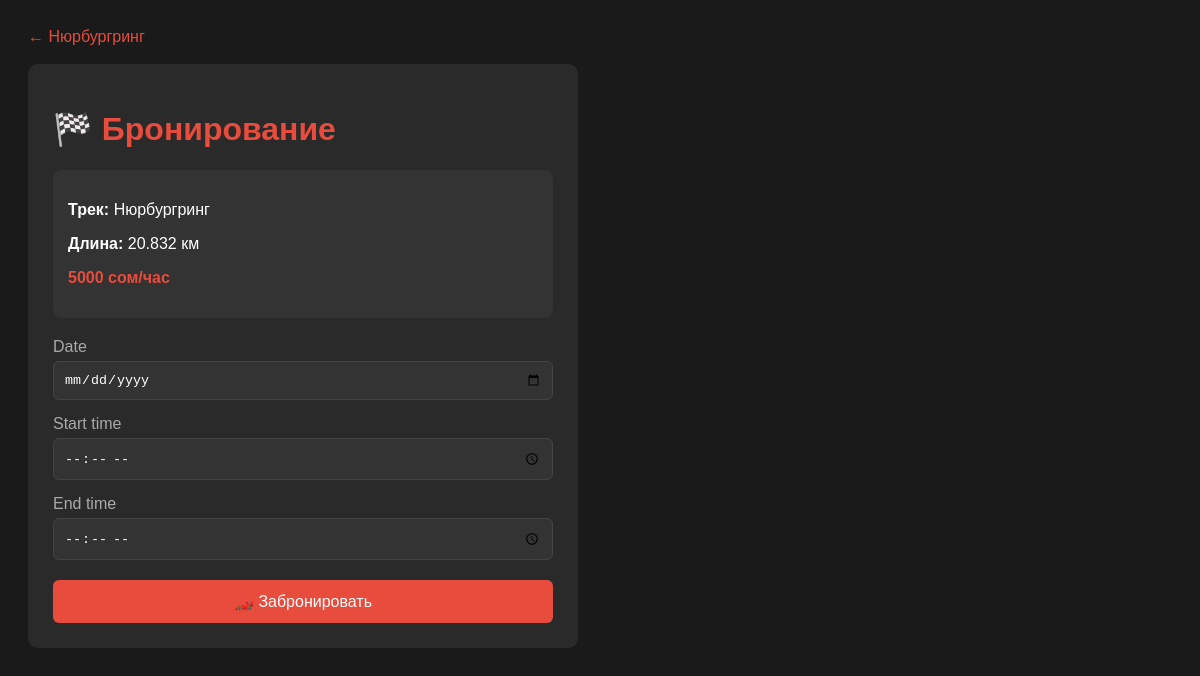
The page /bookings/create/1/ (signed in) on the database its author committed.
### tracks/models.py (models this page shows, shortened)
class Track(models.Model):
    name = models.CharField(max_length=100)
    description = models.TextField()
    price_per_hour = models.IntegerField(default=0)
    length_km = models.FloatField(default=0)
    image = models.ImageField(upload_to='tracks/', blank=True, null=True)

### bookings/views.py (the view)
# urls.py: path('create/<int:track_pk>/', views.booking_create, name='booking_create'),
@login_required
def booking_create(request, track_pk):
    track = get_object_or_404(Track, pk=track_pk)
    if request.method == 'POST':
        form = BookingForm(request.POST)
        if form.is_valid():
            date = form.cleaned_data['date']
            start_time = form.cleaned_data['start_time']
            end_time = form.cleaned_data['end_time']
            conflict = Booking.objects.filter(
                track=track,
                date=date,
                start_time__lt=start_time, # начало раньше нашего конца
                end_time__gt=end_time,  # конец позже нашего начала
            ).exists()
            if conflict:
                form.add_error(None, 'Это время уже занято! Выберите другое.')
            else:
                booking = form.save(commit=False)
                booking.user = request.user
                booking.track = track
                hours = end_time.hour - start_time.hour
                booking.total_price = hours * track.price_per_hour
                booking.save()
                return redirect('my_bookings')
    else:
        form = BookingForm()
    return render(request, 'bookings/booking_create.html', {
        'form': form,
        'track': track,
    })

### bookings/forms.py (shortened to what this page needs)
class BookingForm(forms.ModelForm):
    class Meta:
        model = Booking
        fields = ['date', 'start_time', 'end_time']
        widgets = {
            'date': forms.DateInput(attrs={'type': 'date'}),
            'start_time': forms.TimeInput(attrs={'type': 'time'}),
            'end_time': forms.TimeInput(attrs={'type': 'time'}),
        }

### bookings/templates/bookings/booking_create.html (shortened to what this page needs)
<!DOCTYPE html>
<html>
<head>
</head>
<body>
    <a class="back" href="/tracks/{{ track.pk }}/">← {{ track.name }}</a>
    <br><br>
    <div class="card">
        <h1>🏁 Бронирование</h1>
        <div class="track-info">
            <p><b>Трек:</b> {{ track.name }}</p>
            <p><b>Длина:</b> {{ track.length_km }} км</p>
            <p class="price">{{ track.price_per_hour }} сом/час</p>
        </div>
        <form method="POST">
            {% for field in form %}
                <label>{{ field.label }}</label>
                {{ field }}
            {% endfor %}
            <button type="submit">🏎️ Забронировать</button>
        </form>
    </div>
</body>
</html>

### bookings/templates/bookings/booking_create.html (style rules this page uses)
body { font-family: Arial; background: #1a1a1a; color: white; padding: 20px; }
.back { color: #e74c3c; text-decoration: none; }
.card { background: #2a2a2a; padding: 25px; border-radius: 10px; max-width: 500px; }
h1 { color: #e74c3c; }
label { display: block; margin: 15px 0 5px; color: #aaa; }
input { width: 100%; padding: 10px; border-radius: 6px; border: 1px solid #444; background: #333; color: white; box-sizing: border-box; }
button { margin-top: 20px; width: 100%; padding: 12px; background: #e74c3c; color: white; border: none; border-radius: 6px; font-size: 16px; cursor: pointer; }
.track-info { background: #333; padding: 15px; border-radius: 8px; margin-bottom: 20px; }
.price { color: #e74c3c; font-weight: bold; }

### rows shown on the page
Track: name "Нюрбургринг", length_km "20.832", price_per_hour "5000"

### other values the page prints
{{ field.label }} "Date" "Start time" "End time"
